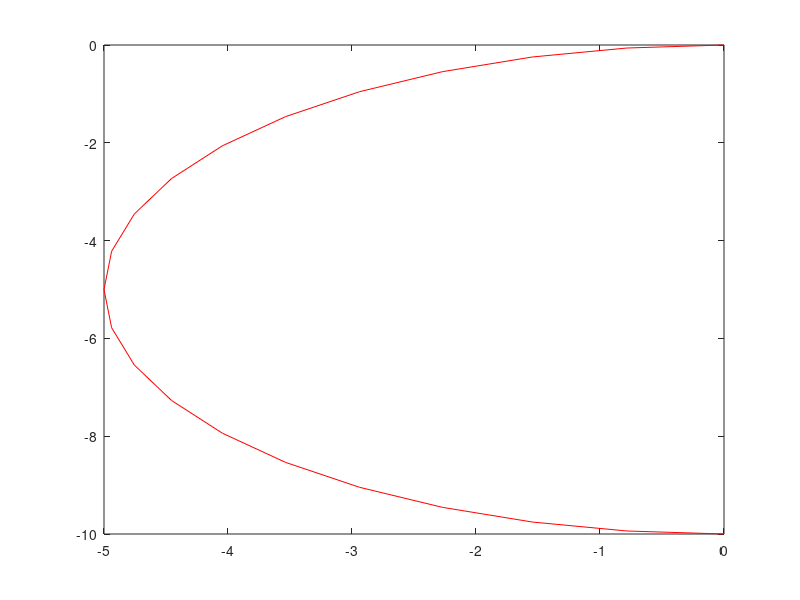

MATLAB code for this plot:

pts = -pi/2:pi/20:pi/2;

%figure(3), clf, hold on, axis equal
%axis([-mx mx -mx mx])

plot(10*cos(pts),10*sin(pts),'r')
plot(5*cos(pts),5*sin(pts)+5,'r')
plot(-5*cos(pts),5*sin(pts)-5,'r')
